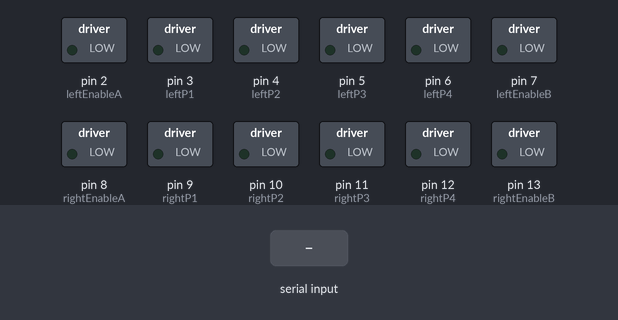
Simulated run of this sketch. Board: Arduino Uno, built with avr-gcc and run on an emulated ATmega328P. On the bench: switched loads named in the sketch (green lamp = pin HIGH). The test bench sets the inputs (shaded band).

Above: at 1.2 s.
1.3 s: "1" received over Serial
At 1.9 s:
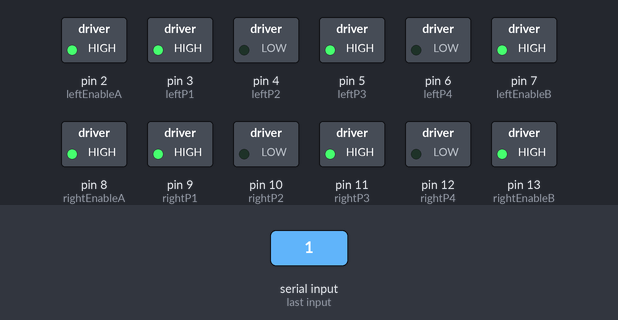
2.8 s: byte 51 (LEFT) received over Serial
At 4.0 s:
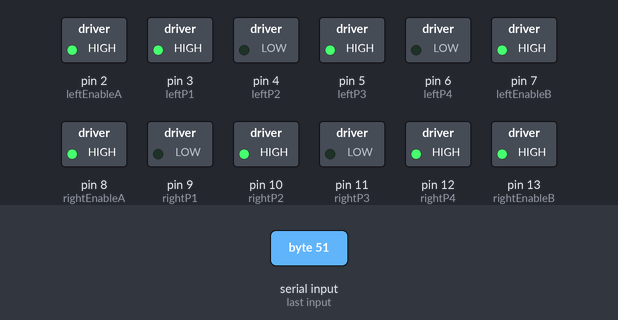
4.3 s: byte 52 (RIGHT) received over Serial
At 5.3 s:
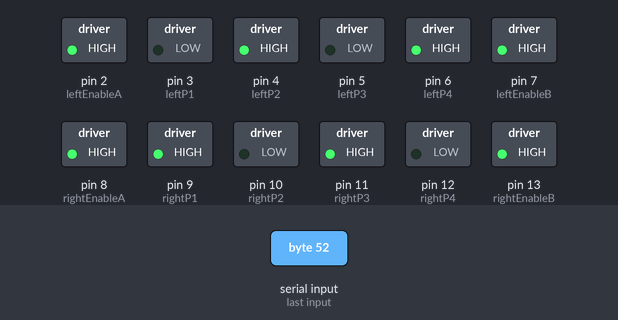
5.8 s: "2" received over Serial
At 6.5 s:
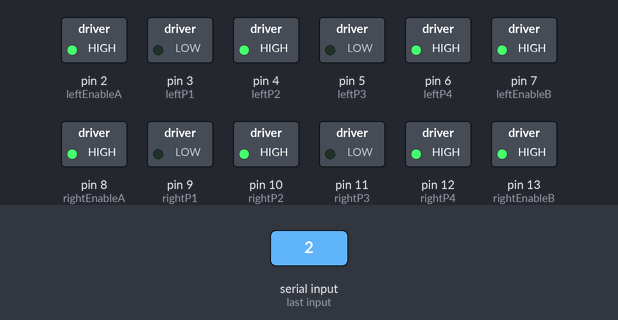
7.3 s: "0" received over Serial
At 7.6 s:
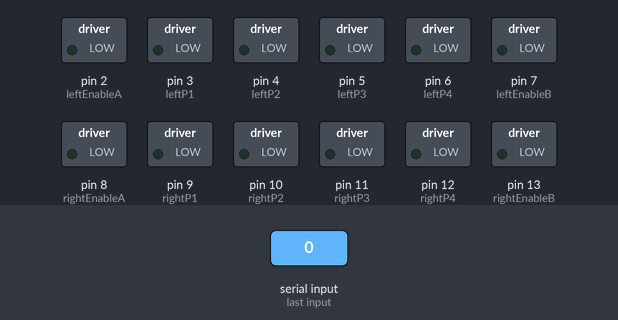
Timing chart, 0 to 9.8 s (numbered marks = the images above; inputs shaded):
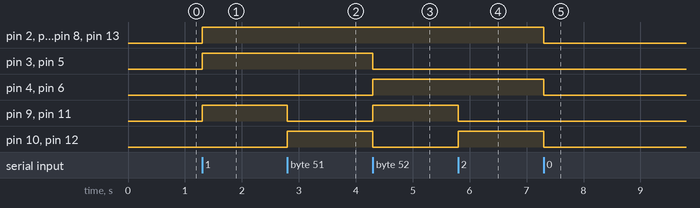

The sketch:

Walter.ino
```cpp
#define NONE  48
#define UP  49
#define DOWN 50
#define LEFT 51
#define RIGHT 52
#define X 53
#define O 54
#define SQUARE 55
#define TRIANGLE 56
#define SELECT 57
#define START 65

// Looking at Walter head on with both H-drives at the back wheels
// below is the listing for the pins on the left H_drive
int leftEnableA = 2;
int leftP1 = 3;
int leftP2 = 4;
int leftP3 = 5;
int leftP4 = 6;
int leftEnableB = 7;

// below is the listing for the right H-drive
int rightEnableA = 8;
int rightP1 = 9;
int rightP2 = 10;
int rightP3 = 11;
int rightP4 = 12;
int  rightEnableB= 13;
// variable to recieve data from serial port
char val;

////function to set all pins low

void pinLow ()
{
  digitalWrite(rightEnableA,LOW);
  digitalWrite(rightEnableB,LOW);
  digitalWrite(rightP1, LOW);
  digitalWrite(rightP2, LOW);
  digitalWrite(rightP3, LOW);
  digitalWrite(rightP4, LOW);

  digitalWrite(leftEnableA,LOW);
  digitalWrite(leftEnableB,LOW);
  digitalWrite(leftP1,LOW);
  digitalWrite(leftP2,LOW);
  digitalWrite(leftP3,LOW);
  digitalWrite(leftP4,LOW);
}

///////setup functions for turning
///left side first
void motorBackLeftForward ()
{
  digitalWrite(leftEnableA,HIGH);
  digitalWrite(leftP1,HIGH);
  digitalWrite(leftP2,LOW);
}

void motorBackLeftBack()
{
 digitalWrite(leftEnableA,HIGH);
 digitalWrite(leftP2,HIGH);
 digitalWrite(leftP1,LOW);
}

void motorFrontLeftForward()
{
 digitalWrite(leftEnableB,HIGH);
 digitalWrite(leftP3,HIGH);
 digitalWrite(leftP4,LOW);
}

void motorFrontLeftBack()
{
 digitalWrite(leftEnableB,HIGH);
 digitalWrite(leftP4,HIGH);
 digitalWrite(leftP3,LOW);
}

//////
//// Right side functions
/*void motorBackRightForward()
{
 digitalWrite(rightEnableB,HIGH);
 digitalWrite(rightP3,HIGH);
 digitalWrite(rightP4,LOW);
}

void motorBackRightBack()
{
 digitalWrite(rightEnableB,HIGH);
 digitalWrite(rightP4,HIGH);
 digitalWrite(rightP3,LOW);
}

void motorFrontRightForward()
{
 digitalWrite(rightEnableA,HIGH);
 digitalWrite(rightP1,HIGH);
 digitalWrite(rightP2,LOW);
}

void motorFrontRightBack()
{
 digitalWrite(rightEnableA,HIGH);
 digitalWrite(rightP2,HIGH);
 digitalWrite(rightP1,LOW);
}
*/
/// Functions for turning left right backwards and forwards

void turnRight ()
{
  digitalWrite(rightEnableA,HIGH);
  digitalWrite(rightEnableB,HIGH);
  digitalWrite(rightP1,HIGH);
  digitalWrite(rightP2,LOW);
  digitalWrite(rightP3,HIGH);
  digitalWrite(rightP4,LOW);


  digitalWrite(leftEnableA,HIGH);
  digitalWrite(leftEnableB,HIGH);
  digitalWrite(leftP1,LOW);
  digitalWrite(leftP2,HIGH);
  digitalWrite(leftP3,LOW);
  digitalWrite(leftP4,HIGH);
}

void turnLeft()
{
  digitalWrite(rightEnableA,HIGH);
  digitalWrite(rightEnableB,HIGH);
  digitalWrite(rightP1,LOW);
  digitalWrite(rightP2,HIGH);
  digitalWrite(rightP3,LOW);
  digitalWrite(rightP4,HIGH);


  digitalWrite(leftEnableA,HIGH);
  digitalWrite(leftEnableB,HIGH);
  digitalWrite(leftP1,HIGH);
  digitalWrite(leftP2,LOW);
  digitalWrite(leftP3,HIGH);
  digitalWrite(leftP4,LOW);
}

void goForward()
{
  digitalWrite(rightEnableA,HIGH);
  digitalWrite(rightEnableB,HIGH);
  digitalWrite(rightP1,HIGH);
  digitalWrite(rightP2,LOW);
  digitalWrite(rightP3,HIGH);
  digitalWrite(rightP4,LOW);


  digitalWrite(leftEnableA,HIGH);
  digitalWrite(leftEnableB,HIGH);
  digitalWrite(leftP1,HIGH);
  digitalWrite(leftP2,LOW);
  digitalWrite(leftP3,HIGH);
  digitalWrite(leftP4,LOW);
}

void goBack()
{
  digitalWrite(rightEnableA,HIGH);
  digitalWrite(rightEnableB,HIGH);
  digitalWrite(rightP1,LOW);
  digitalWrite(rightP2,HIGH);
  digitalWrite(rightP3,LOW);
  digitalWrite(rightP4,HIGH);


  digitalWrite(leftEnableA,HIGH);
  digitalWrite(leftEnableB,HIGH);
  digitalWrite(leftP1,LOW);
  digitalWrite(leftP2,HIGH);
  digitalWrite(leftP3,LOW);
  digitalWrite(leftP4,HIGH);
}

// set up all the pins on both H-drives to outputs
void setup()
 {
   ///Left side
   pinMode(leftEnableA,OUTPUT);
   pinMode(leftP1,OUTPUT);
   pinMode(leftP2,OUTPUT);
   pinMode(leftP3,OUTPUT);
   pinMode(leftP4,OUTPUT);
   pinMode(leftEnableB,OUTPUT);
   //////////

   ///Right side
   pinMode(rightEnableA,OUTPUT);
   pinMode(rightP1,OUTPUT);
   pinMode(rightP2,OUTPUT);
   pinMode(rightP3,OUTPUT);
   pinMode(rightP4,OUTPUT);
   pinMode(rightEnableB,OUTPUT);
   Serial.begin(9600);


 }

 ///////////////////////////*


 ////////////*/
 void loop ()
 {

   if (Serial.available())    /// if data is available
   {
    val = Serial.read();

   if (val == UP)
   {
    goForward();
   }
   if (val== LEFT)
   {
    turnLeft();
   }
   if (val== RIGHT)
   {
     turnRight();
   }
   if (val==DOWN)
   {
    goBack();
   }
 /*  if(val=='Q')
   {
     digitalWrite(rightEnableA,LOW);
     digitalWrite(rightEnableB,HIGH);
     digitalWrite(rightP4,HIGH);
     delay(5000);
     digitalWrite(rightEnableB,LOW);
     digitalWrite(rightP4,LOW);
   }*/
   if (val == NONE)
   {
     pinLow();
   }
   //val = 0;
   }
   /*

   digitalWrite(rightEnableA, HIGH);
   digitalWrite(rightEnableB, HIGH);
   digitalWrite(rightP1, HIGH);
   digitalWrite(rightP2, LOW);
   digitalWrite(rightP3, HIGH);
   digitalWrite(rightP4, LOW);
   delay(1000);
   digitalWrite(rightP1, LOW);
   digitalWrite(rightP2, HIGH);
   digitalWrite(rightP3, LOW);
   digitalWrite(rightP4, HIGH);
   delay(1000);
   digitalWrite(rightP1, HIGH);
   digitalWrite(rightP2, LOW);
   digitalWrite(rightP3, HIGH);
   digitalWrite(rightP4, LOW);
   delay(1000);
   digitalWrite(rightP1, LOW);
   digitalWrite(rightP2, HIGH);
   digitalWrite(rightP3, LOW);
   digitalWrite(rightP4, HIGH);
   delay(1000);
   */
 }
```

Measured:
- after the input at 1.3 s, pin 2 (leftEnableA), pin 3 (leftP1), pin 5 (leftP3), pin 7 (leftEnableB), pin 8 (rightEnableA), pin 9 (rightP1), pin 11 (rightP3), pin 13 (rightEnableB): LOW → HIGH at once
- after the input at 2.8 s, pin 9 (rightP1), pin 11 (rightP3): HIGH → LOW at once; pin 10 (rightP2), pin 12 (rightP4): LOW → HIGH at once
- after the input at 4.3 s, pin 3 (leftP1), pin 5 (leftP3), pin 10 (rightP2), pin 12 (rightP4): HIGH → LOW at once; pin 4 (leftP2), pin 6 (leftP4), pin 9 (rightP1), pin 11 (rightP3): LOW → HIGH at once
- after the input at 5.8 s, pin 9 (rightP1), pin 11 (rightP3): HIGH → LOW at once; pin 10 (rightP2), pin 12 (rightP4): LOW → HIGH at once
- after the input at 7.3 s, pin 2 (leftEnableA), pin 4 (leftP2), pin 6 (leftP4), pin 7 (leftEnableB), pin 8 (rightEnableA), pin 10 (rightP2), pin 12 (rightP4), pin 13 (rightEnableB): HIGH → LOW at once
